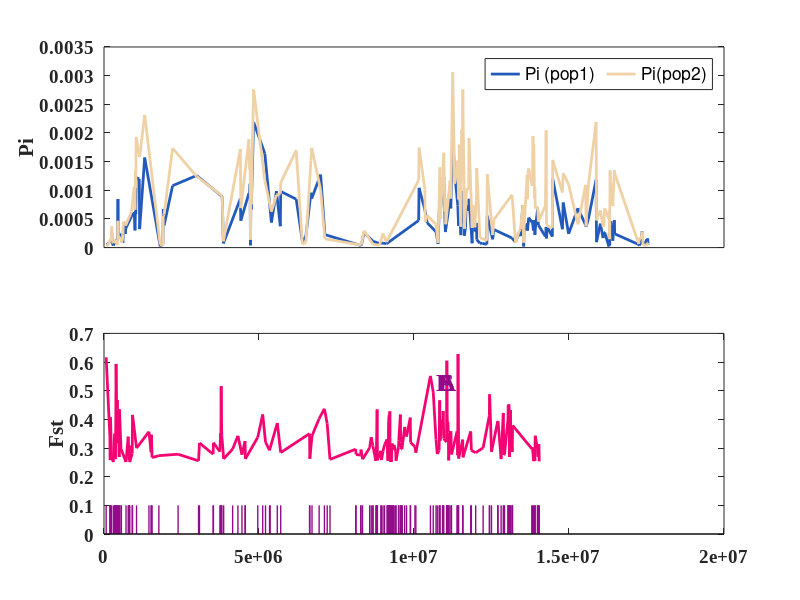

The MATLAB source for this figure:

%col=unifrnd(0,1,6,3);
load col.mat
load pop1_pop2.mat
subplot(2,1,1)
plot(ma(:,1),ma(:,2),"LineWidth",2,"Color",col(1,:));
ylabel("Pi")
hold on 
plot(ma(:,1),ma(:,3),"LineWidth",2,"Color",col(2,:));
%set(gca,'TickDir','in');
%set(gca,'TickLength',[0.005,0.1]);
set(gca,'FontName','Times New Roman', 'FontWeight','bold','FontSize',14);
set(gca,'xtick',[])
legend("Pi (pop1)","Pi(pop2)","Orientation","horizontal")
subplot(2,1,2)
plot(ma(:,1),ma(:,4),"LineWidth",2,"Color",col(3,:))
ylabel("Fst")
hold on 
stem(ma(:,1),ones(length(ma(:,1)),1)/10,"LineWidth",1,"Color",col(4,:),"Marker","none")
set(gca,'FontName','Times New Roman', 'FontWeight','bold','FontSize',14);
hold on
label=["EDN3";"ATP5E";"LOC101747896";"SLMO2"];
xl=[11004803	0.5
11088134	0.5
11079256	0.5
11074141	0.5
];
for i =1:4
text(xl(i,1),xl(i,2),label(i),...
	 'Color',col(4,:),'FontSize',9,'HorizontalAlignment','center',...
	 'VerticalAlignment','bottom','FontName','Times New Roman','FontWeight','bold','FontSize',18);
end


